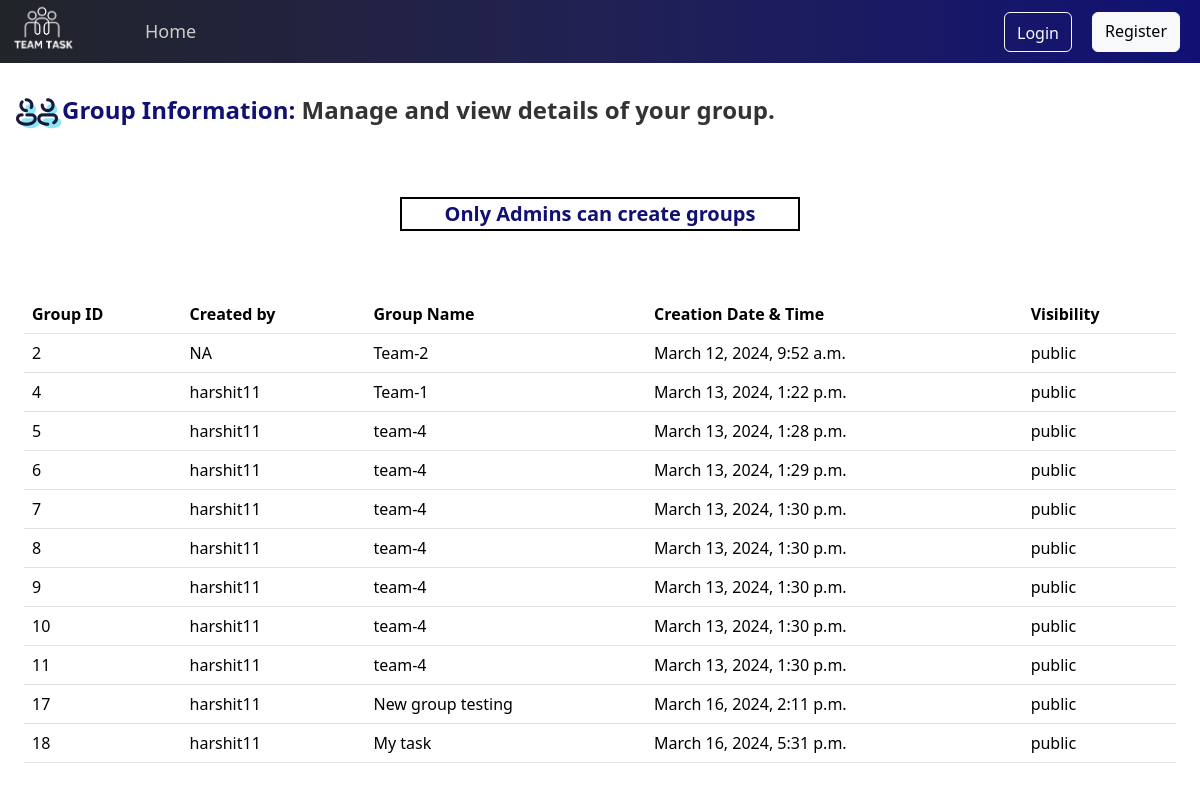
The app's page /groups/ with its own data.
### pages/models.py (models this page shows)
class Group(models.Model):
    admin_user_id = models.CharField(max_length=100)
    admin_user_name = models.CharField(max_length=100, default='NA')
    group_id = models.AutoField(primary_key=True)
    create_date_time = models.DateTimeField(auto_now_add=True)
    group_members = models.JSONField()
    visibility_type = models.CharField(max_length=20) # public, private
    description = models.CharField(max_length=250,default='NA')
    group_name = models.CharField(max_length=100,default='untitled')

### pages/views.py (the view)
# urls.py: path('groups/', fetch_groups, name='fetch_groups'),
def fetch_groups(request):
    current_user_id = str(request.user.id)
    search_string = f':{current_user_id},'
    group_table_data = Group.objects.filter(Q(visibility_type='public') |Q(group_members__icontains=search_string))
    return render(request, 'groups.html', {'groups_data': group_table_data})

### pages/templates/groups.html (shortened to what this page needs)
<html>
    <head>
         {% load bootstrap5 %}
  {% bootstrap_css %}
  {% load static %}
   <link rel="stylesheet" href="{% static 'global.css' %}">
    </head>
    <body>
        {% include 'navbar.html' %}
    <div class="row">
        <div class="p-4 col-10 groups-heading ">
            <p> <img
                class=""
                src="{% static 'images/group-page.png' %}"
                alt="Card image cap"
                width='50px'
              /><span class="group-heading">Group Information:</span> Manage and view details of your group.</p>
        </div>
        <div class="p-4 col-2">
        </div>
        {% if not request.user.is_staff %}
        <div class='d-flex justify-content-center'>
        <span class="role-render">Only Admins can create groups</span>
        </div>
        {% endif %}
    </div>
        {%include 'group-table.html'  %}
    </body>
</html>

### pages/templates/group-table.html (shortened to what this page needs)
<div style="padding: 24px;">
  <table class="table table-hover">
    <thead>
      <tr>
        <th scope="col"> Group ID</th>
        <th scope="col">Created by</th>
        <th scope="col">Group Name</th>
        <th scope="col">Creation Date & Time</th>
        <th scope="col">Visibility</th>
      </tr>
    </thead>
    <tbody >
      {% for group in groups_data %}
       <tr onclick="window.location='/group/{{ group.group_id }}/'" style="cursor:pointer;">
        <td>{{ group.group_id }}</td>
        <td>{{ group.admin_user_name }}</td>
        <td>{{ group.group_name }}</td>
        <td>{{ group.create_date_time }}</td>
        <td>{{ group.visibility_type }}</td>
      </tr>
      {% endfor %}
    </tbody>
  </table>
</div>

### staticfiles/global.css (style rules this page uses)
.groups-heading { font-size: 24px; font-weight: bold; color: #333; margin-bottom: 20px; }
.group-heading { color: #111174; }
.role-render { font-size: 20px; font-weight: 700; color: #111174; margin-bottom: 40px; border: 2px solid black; display: inline; width: 400px; text-align: center; }

### records on screen
Group: group_id "2", admin_user_name "NA", group_name "Team-2", create_date_time "March 12, 2024, 9:52 a.m.", visibility_type "public"
Group: group_id "4", admin_user_name "harshit11", group_name "Team-1", create_date_time "March 13, 2024, 1:22 p.m.", visibility_type "public"
Group: group_id "5", admin_user_name "harshit11", group_name "team-4", create_date_time "March 13, 2024, 1:28 p.m.", visibility_type "public"
Group: group_id "6", admin_user_name "harshit11", group_name "team-4", create_date_time "March 13, 2024, 1:29 p.m.", visibility_type "public"
Group: group_id "7", admin_user_name "harshit11", group_name "team-4", create_date_time "March 13, 2024, 1:30 p.m.", visibility_type "public"
Group: group_id "8", admin_user_name "harshit11", group_name "team-4", create_date_time "March 13, 2024, 1:30 p.m.", visibility_type "public"
Group: group_id "9", admin_user_name "harshit11", group_name "team-4", create_date_time "March 13, 2024, 1:30 p.m.", visibility_type "public"
Group: group_id "10", admin_user_name "harshit11", group_name "team-4", create_date_time "March 13, 2024, 1:30 p.m.", visibility_type "public"
Group: group_id "11", admin_user_name "harshit11", group_name "team-4", create_date_time "March 13, 2024, 1:30 p.m.", visibility_type "public"
Group: group_id "17", admin_user_name "harshit11", group_name "New group testing", create_date_time "March 16, 2024, 2:11 p.m.", visibility_type "public"
Group: group_id "18", admin_user_name "harshit11", group_name "My task", create_date_time "March 16, 2024, 5:31 p.m.", visibility_type "public"
